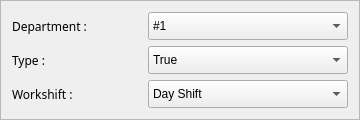
         <widget class="QFrame" name="frame_StaffInfo">
          <property name="frameShape">
           <enum>QFrame::StyledPanel</enum>
          </property>
          <property name="frameShadow">
           <enum>QFrame::Raised</enum>
          </property>
          <layout class="QHBoxLayout" name="horizontalLayout_5">
           <item>
            <layout class="QVBoxLayout" name="verticalLayout_7">
             <item>
              <widget class="QLabel" name="label_28">
               <property name="minimumSize">
                <size>
                 <width>130</width>
                 <height>28</height>
                </size>
               </property>
               <property name="maximumSize">
                <size>
                 <width>130</width>
                 <height>16777215</height>
                </size>
               </property>
               <property name="font">
                <font>
                 <family>Helvetica CE 35 Thin</family>
                </font>
               </property>
               <property name="styleSheet">
                <string notr="true"/>
               </property>
               <property name="text">
                <string>Department :</string>
               </property>
              </widget>
             </item>
             <item>
              <widget class="QLabel" name="label_27">
               <property name="minimumSize">
                <size>
                 <width>130</width>
                 <height>28</height>
                </size>
               </property>
               <property name="maximumSize">
                <size>
                 <width>130</width>
                 <height>16777215</height>
                </size>
               </property>
               <property name="font">
                <font>
                 <family>Helvetica CE 35 Thin</family>
                </font>
               </property>
               <property name="styleSheet">
                <string notr="true"/>
               </property>
               <property name="text">
                <string>Type :</string>
               </property>
              </widget>
             </item>
             <item>
              <widget class="QLabel" name="label_29">
               <property name="minimumSize">
                <size>
                 <width>130</width>
                 <height>28</height>
                </size>
               </property>
               <property name="maximumSize">
                <size>
                 <width>130</width>
                 <height>16777215</height>
                </size>
               </property>
               <property name="font">
                <font>
                 <family>Helvetica CE 35 Thin</family>
                </font>
               </property>
               <property name="styleSheet">
                <string notr="true"/>
               </property>
               <property name="text">
                <string>Workshift :</string>
               </property>
              </widget>
             </item>
            </layout>
           </item>
           <item>
            <layout class="QVBoxLayout" name="verticalLayout_8">
             <item>
              <widget class="QComboBox" name="comboBox_Staff_Dep">
               <property name="minimumSize">
                <size>
                 <width>170</width>
                 <height>28</height>
                </size>
               </property>
               <property name="maximumSize">
                <size>
                 <width>9999</width>
                 <height>28</height>
                </size>
               </property>
               <item>
                <property name="text">
                 <string>#1</string>
                </property>
               </item>
               <item>
                <property name="text">
                 <string>#2</string>
                </property>
               </item>
              </widget>
             </item>
             <item>
              <widget class="QComboBox" name="comboBox_Staff_Type">
               <property name="minimumSize">
                <size>
                 <width>200</width>
                 <height>28</height>
                </size>
               </property>
               <property name="maximumSize">
                <size>
                 <width>9999</width>
                 <height>28</height>
                </size>
               </property>
               <item>
                <property name="text">
                 <string>True</string>
                </property>
               </item>
               <item>
                <property name="text">
                 <string>False</string>
                </property>
               </item>
              </widget>
             </item>
             <item>
              <widget class="QComboBox" name="comboBox_Staff_Shift">
               <property name="minimumSize">
                <size>
                 <width>170</width>
                 <height>28</height>
                </size>
               </property>
               <property name="maximumSize">
                <size>
                 <width>9999</width>
                 <height>28</height>
                </size>
               </property>
               <item>
                <property name="text">
                 <string>Day Shift</string>
                </property>
               </item>
               <item>
                <property name="text">
                 <string>Night Shift</string>
                </property>
               </item>
              </widget>
             </item>
            </layout>
           </item>
          </layout>
         </widget>
